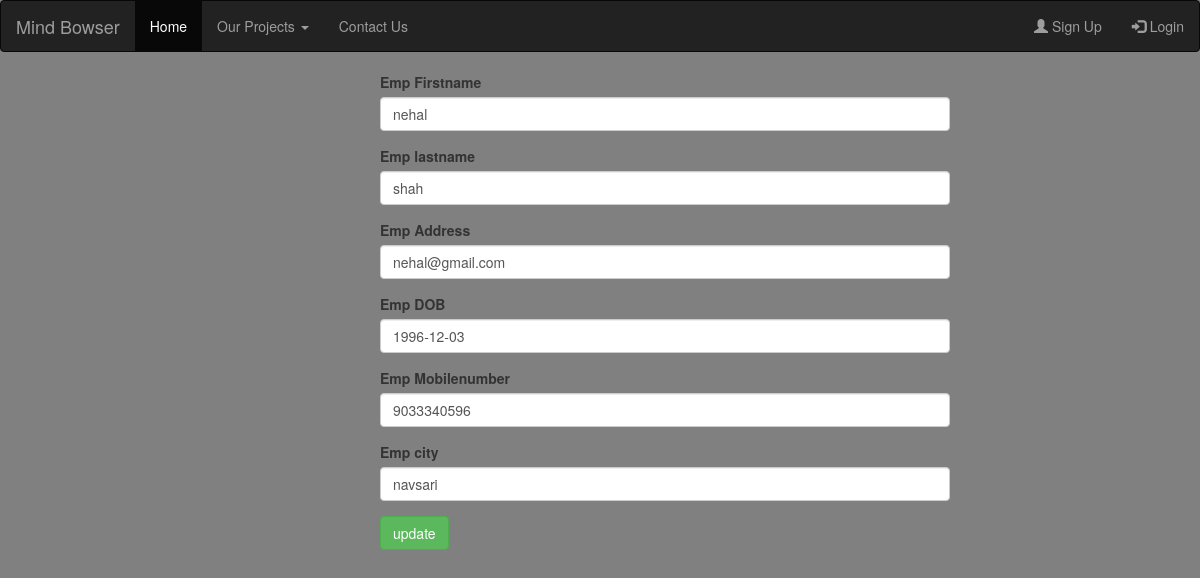
The app's page /update?id=15 with its own data.
### employee/models.py (models this page shows)
class EmployeeModel(models.Model):                                                            # employee table
    emp_Firstname=models.CharField(max_length=100, blank=True, null=False, default=None)
    emp_lastname=models.CharField(max_length=100, blank=True, null=True, default=None)
    emp_Address = models.CharField(max_length=100, blank=True, null=True, default=None)
    emp_DOB=models.DateField(max_length=30,blank=True, null=True, default=None)
    phone_regex = RegexValidator(regex=r'^\+?1?\d{9,15}$',
                                 message="Phone number must be entered in the format: '+999999999'. Up to 15 digits allowed.")
    emp_Mobilenumber = models.CharField(validators=[phone_regex], max_length=17, blank=True)
    emp_city=models.CharField(max_length=100,blank=True, null=True, default=None)
    class Meta:
        db_table = 'employee information'

### employee/views.py (the view, shortened to what this page needs)
# urls.py: path('update', views.update),
def update(request):                                                             # for update data post method
    id = request.GET['id']                                                        #update data of selected id
    result = EmployeeModel.objects.get(id=id)
    empForm = EmployeeForm(instance=result)
    return render(request, 'CRUD/update.html', {'empForm': empForm})

### employee/forms.py
class EmployeeForm(forms.ModelForm):                                 #Employee Form
    pass
    class Meta:
        model = EmployeeModel
        fields = '__all__'                                          #what field i required in model

### employee/templates/CRUD/update.html (shortened to what this page needs)
{% extends 'layout.html' %}
{% block content %}
{% load crispy_forms_tags %}
<form action="" method="post" novalidate> {% csrf_token %}
    {{ empForm | crispy }}
   <a href="/index"></a> <input type="submit" value="update" class="btn btn-success"/>
</form>
{% endblock %}

### employee/static/signup.css (style rules this page uses)
form { width:50%; margin-left: 350px; }
body { background-color: gray; }

### records on screen
EmployeeModel: emp_Firstname "nehal", emp_lastname "shah", emp_Address "nehal@gmail.com", emp_DOB "1996-12-03", emp_Mobilenumber "9033340596", emp_city "navsari"
